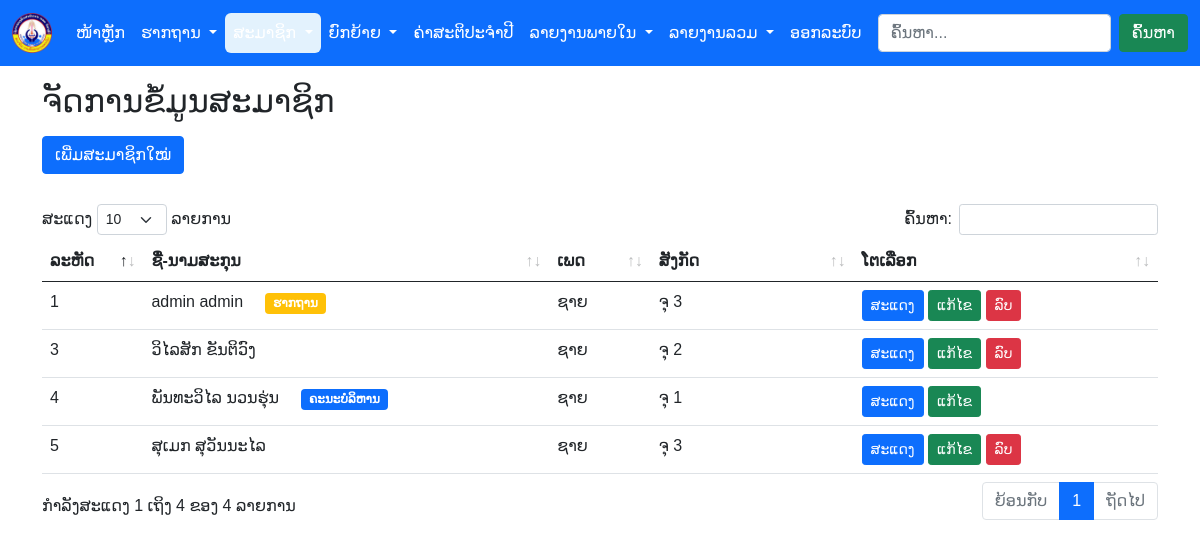
The app's page /member.php (signed in), older data.
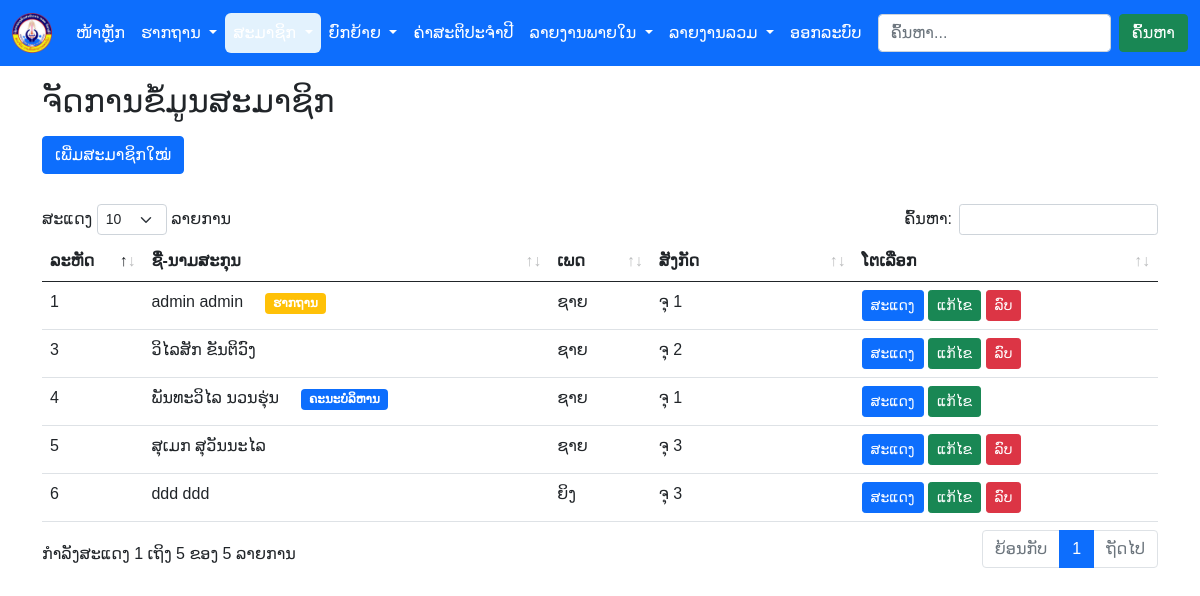
The same page, newer data.
### tables this page shows
CREATE TABLE `member` (
  `mem_id` int(11) NOT NULL COMMENT 'ລະຫັດສະມາຊິກ',
  `username` varchar(10) NOT NULL COMMENT 'ບັນຊີຜູ້ໃຊ້',
  `password` varchar(255) NOT NULL COMMENT 'ລະຫັດຜ່ານ',
  `role` int(5) NOT NULL DEFAULT 3 COMMENT 'ສິດທິ',
  `book_no` int(5) DEFAULT NULL COMMENT 'ເລກປຶ້ມຕິດຕາມ',
  `firstname` varchar(30) NOT NULL COMMENT 'ຊື່',
  `lastname` varchar(30) NOT NULL COMMENT 'ນາມສະກຸນ',
  `gender` varchar(6) DEFAULT NULL COMMENT 'ເພດ',
  `ethnic` varchar(10) DEFAULT NULL COMMENT 'ຊົນເຜົ່າ',
  `dob` date DEFAULT NULL COMMENT 'ວດປ ເກີດ',
  `h_village` varchar(30) DEFAULT NULL COMMENT 'ບ້ານເກີດ',
  `h_district` varchar(30) DEFAULT NULL COMMENT 'ເມືອງເກີດ',
  `h_province` varchar(30) DEFAULT NULL COMMENT 'ແຂວງເກີດ',
  `addr_village` varchar(30) DEFAULT NULL COMMENT 'ບ້ານຢູ່',
  `addr_district` varchar(30) DEFAULT NULL COMMENT 'ເມືອງຢູ່',
  `addr_province` varchar(30) DEFAULT NULL COMMENT 'ແຂວງຢູ່',
  `join_trade_union_date` date DEFAULT NULL COMMENT 'ວດປ ເຂົ້າຮ່ວມ ກມບ',
  `join_party_date` date DEFAULT NULL COMMENT 'ວດປ ເຂົ້າພັກ',
  `join_women_union_date` date DEFAULT NULL COMMENT 'ວດປ ເຂົ້າສະຫະພັນແມ່ຍິງ',
  `status` int(10) NOT NULL DEFAULT 0 COMMENT 'ສະຖານະສະມາຊິກ',
  `group_id` int(10) NOT NULL COMMENT 'ລະຫັດຈຸ',
  `join_local` date NOT NULL COMMENT 'ວັນທີຮັບເຂົ້າຮາກຖານ'
);

### include/function.php (called while the page is built, shortened)
<?php
function isAdmin(){
    if(isset($_SESSION['role'])){
        if($_SESSION['role'] == 1){
            return true;
        }
    }
    return false;
}

### member.php (the view, shortened to what this page needs)
<?php
require_once __DIR__ . '/include/function.php';
require_once __DIR__ . '/include/dbconfig.php';
require_once __DIR__ . '/header.php';
require_once __DIR__ . '/menu.php';
?>
<div class="container mt-3">
    <h2>ຈັດການຂໍ້ມູນສະມາຊິກ</h2>
    <?php if (isAdmin() || isCommittee()) : ?>
        <div class="mt-3" style="margin-bottom: 30px;">
            <a href="member_add.php" class="btn btn-primary">ເພີ່ມສະມາຊິກໃໝ່</a>
        </div>
    <?php endif; ?>
    <table id="example" class="table table-hover mt-5">
        <thead>
            <tr>
                <th class="col-1">ລະຫັດ</th>
                <th class="col-4">ຊື່-ນາມສະກຸນ</th>
                <th class="col-1">ເພດ</th>
                <th class="col-2">ສັງກັດ</th>
                <th class="col-3">ໂຕເລືອກ</th>
            </tr>
        </thead>
        <tbody>
            <?php
            $sql = "SELECT mem_id, firstname, lastname, gender, username, role, (SELECT groups.group_name FROM groups WHERE groups.id = member.group_id) AS g_name, status FROM member JOIN groups ON groups.id = member.group_id WHERE groups.col_id = ". $_SESSION['college_id'].";";
            $rs = $con->query($sql);
            while ( $row = $rs->fetch_assoc() ) {
                echo '
                    <tr>
                        <td>' . $row['mem_id'] . '</td>
                        <td>'
                        . $row['firstname'] . ' ' .$row['lastname'].
                        ' &nbsp; &nbsp; ';
                        switch ($row['role']){
                            case 1: echo '<span class="badge bg-primary">ຄະນະບໍລິຫານ</span>';
                            break;
                            case 2: echo '<span class="badge bg-warning">ຮາກຖານ</span>';
                        }
                echo   '</td>
                        <td>' . $row['gender'] . '</td>
                        <td>' . $row['g_name'] . '</td>
                        <td>
                            <button onclick="getMember(' . $row['mem_id'] . ')" type="button" class="btn btn-primary btn-sm" data-bs-toggle="modal" data-bs-target="#exampleModal">
                                ສະແດງ
                            </button>';
                    echo '
                            <a href="member_add.php?member_id=' . $row['mem_id'] . '" class="btn btn-success btn-sm">ແກ້ໄຂ</a>
                    ';
                    if( $row['username']!=$_SESSION['username']){
                        if($row['role'] != 1 || isAdmin()){
                            echo '<a onclick="deleteMember(' . $row['mem_id'] . ')" href="#" class="btn btn-danger btn-sm">ລົບ</a>';
                        }
                    }
                echo '</td>
                </tr>';
            }
            ?>
        </tbody>
    </table>
</div>
<?php
require __DIR__ . '/footer.php';
?>

Row changes from the older to the newer data that the page shows:
changed member "admin": g_name "ຈຸ 3" → "ຈຸ 1"
added member: mem_id "6", firstname "ddd", lastname "ddd", gender "ຍິງ", g_name "ຈຸ 3"
Text that changed along with them:
text written by a page script: "ສະແດງ ລາຍການ ຄົ້ນຫາ: ກໍາລັງສະແດງ 1 ເຖິງ 4 ຂອງ 4 ລາຍການ ຍ້ອນກັບ 1 ຖັດໄປ" → "ສະແດງ ລາຍການ ຄົ້ນຫາ: ກໍາລັງສະແດງ 1 ເຖິງ 5 ຂອງ 5 ລາຍການ ຍ້ອນກັບ 1 ຖັດໄປ"
